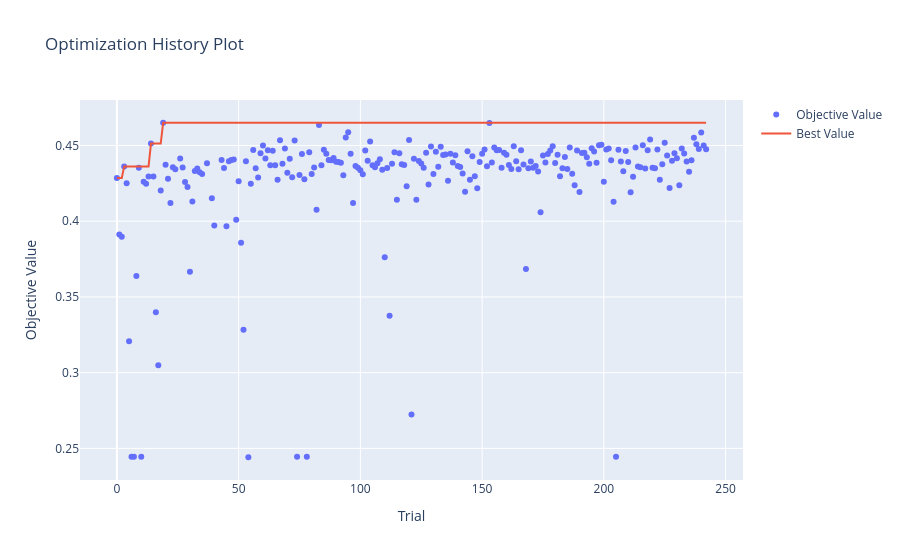
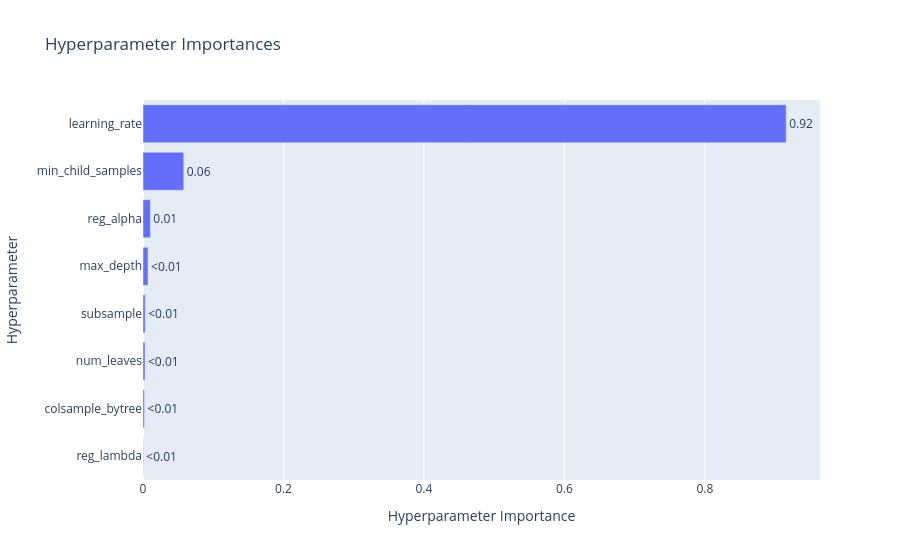
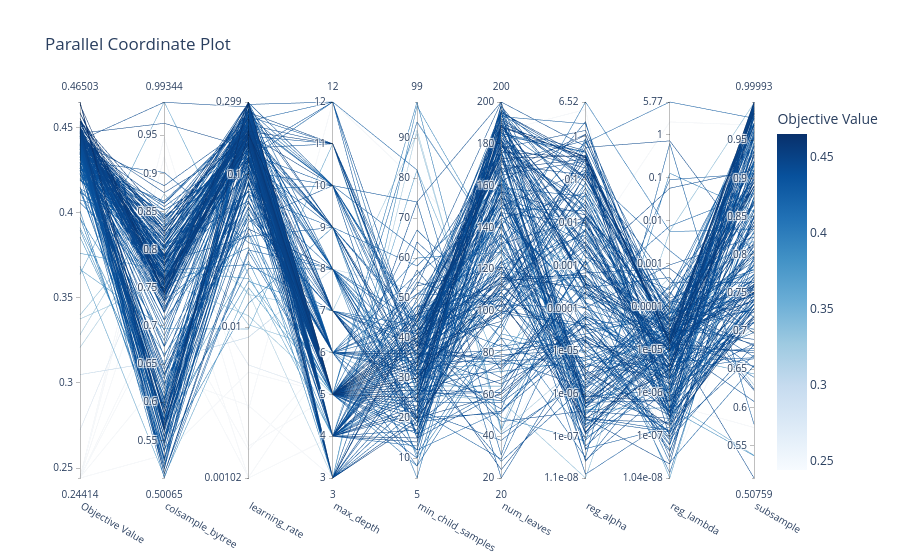

Notebook code for these charts, in order:
### Markdown cell above
### 3.4 Visualizaciones de Optuna [0.2 Puntos]

Optuna provee visualizaciones interactivas para analizar el proceso de optimización.

**To-do:**
- [ ] Graficar el historial de optimización (`plot_optimization_history`).
- [ ] Graficar la importancia de hiperparámetros (`plot_param_importances`).
- [ ] Graficar una visualización del comportamiento de los hiperparámetros (`plot_parallel_coordinate`)

### Code cell
from plotly.io import show

# Graficar historial de optimizacion de Optuna
fig = optuna.visualization.plot_optimization_history(study)
show(fig)

# Graficar importancia de hiperparámetros con Optuna
fig = optuna.visualization.plot_param_importances(study)
show(fig)

# Graficar visualizacion del comportamiento de los hiperparámetros con Optuna
fig = optuna.visualization.plot_parallel_coordinate(study)
show(fig)

### Figure 1 — Plotly figure (JSON) as saved in the notebook; plotly's stock layout.template omitted (floating-point values rounded to 4 significant figures; data arrays with more than 128 entries replaced by an {"elided": "..."} marker saying what was removed)
{"data": [{"mode": "markers", "name": "Objective Value", "type": "scatter", "x": {"elided": "238 int values"}, "y": {"elided": "238 float values"}}, {"mode": "lines", "name": "Best Value", "type": "scatter", "x": {"elided": "243 int values"}, "y": {"elided": "243 float values"}}, {"marker": {"color": "#cccccc"}, "mode": "markers", "name": "Infeasible Trial", "showlegend": false, "type": "scatter", "x": [], "y": []}], "layout": {"title": {"text": "Optimization History Plot"}, "xaxis": {"title": {"text": "Trial"}}, "yaxis": {"title": {"text": "Objective Value"}}}}

### Figure 2 — Plotly figure (JSON) as saved in the notebook; plotly's stock layout.template omitted (floating-point values rounded to 4 significant figures)
{"data": [{"cliponaxis": false, "hovertemplate": ["reg_lambda (FloatDistribution): 0.000387769929310139<extra></extra>", "colsample_bytree (FloatDistribution): 0.0021470376872249008<extra></extra>", "num_leaves (IntDistribution): 0.0028504398188930443<extra></extra>", "subsample (FloatDistribution): 0.003147750257127188<extra></extra>", "max_depth (IntDistribution): 0.007161228247349033<extra></extra>", "reg_alpha (FloatDistribution): 0.010473571310160487<extra></extra>", "min_child_samples (IntDistribution): 0.05803175908708884<extra></extra>", "learning_rate (FloatDistribution): 0.9158004436628463<extra></extra>"], "name": "Objective Value", "orientation": "h", "text": ["<0.01", "<0.01", "<0.01", "<0.01", "<0.01", "0.01", "0.06", "0.92"], "textposition": "outside", "type": "bar", "x": [0.0003878, 0.002147, 0.00285, 0.003148, 0.007161, 0.01047, 0.05803, 0.9158], "y": ["reg_lambda", "colsample_bytree", "num_leaves", "subsample", "max_depth", "reg_alpha", "min_child_samples", "learning_rate"]}], "layout": {"title": {"text": "Hyperparameter Importances"}, "xaxis": {"title": {"text": "Hyperparameter Importance"}}, "yaxis": {"title": {"text": "Hyperparameter"}}}}

### Figure 3 — Plotly figure (JSON) as saved in the notebook; plotly's stock layout.template omitted (floating-point values rounded to 4 significant figures; data arrays with more than 128 entries replaced by an {"elided": "..."} marker saying what was removed)
{"data": [{"dimensions": [{"label": "Objective Value", "range": [0.2441, 0.465], "values": {"elided": "238 float values"}}, {"label": "colsample_bytree", "range": [0.5007, 0.9934], "values": {"elided": "238 float values"}}, {"label": "learning_rate", "range": [-2.99, -0.524], "ticktext": ["0.00102", "0.01", "0.1", "0.299"], "tickvals": [-2.99, -2, -1, -0.524], "values": {"elided": "238 float values"}}, {"label": "max_depth", "range": [3, 12], "values": {"elided": "238 int values"}}, {"label": "min_child_samples", "range": [5, 99], "values": {"elided": "238 int values"}}, {"label": "num_leaves", "range": [20, 200], "values": {"elided": "238 int values"}}, {"label": "reg_alpha", "range": [-7.957, 0.8142], "ticktext": ["1.1e-08", "1e-07", "1e-06", "1e-05", "0.0001", "0.001", "0.01", "0.1", "1", "6.52"], "tickvals": [-7.957, -7, -6, -5, -4, -3, -2, -1, 0, 0.8142], "values": {"elided": "238 float values"}}, {"label": "reg_lambda", "range": [-7.983, 0.7609], "ticktext": ["1.04e-08", "1e-07", "1e-06", "1e-05", "0.0001", "0.001", "0.01", "0.1", "1", "5.77"], "tickvals": [-7.983, -7, -6, -5, -4, -3, -2, -1, 0, 0.7609], "values": {"elided": "238 float values"}}, {"label": "subsample", "range": [0.5076, 0.9999], "values": {"elided": "238 float values"}}], "labelangle": 30, "labelside": "bottom", "line": {"color": {"elided": "238 float values"}, "colorbar": {"title": {"text": "Objective Value"}}, "colorscale": [[0, "rgb(247,251,255)"], [0.125, "rgb(222,235,247)"], [0.25, "rgb(198,219,239)"], [0.375, "rgb(158,202,225)"], [0.5, "rgb(107,174,214)"], [0.625, "rgb(66,146,198)"], [0.75, "rgb(33,113,181)"], [0.875, "rgb(8,81,156)"], [1, "rgb(8,48,107)"]], "reversescale": false, "showscale": true}, "type": "parcoords"}], "layout": {"title": {"text": "Parallel Coordinate Plot"}}}
